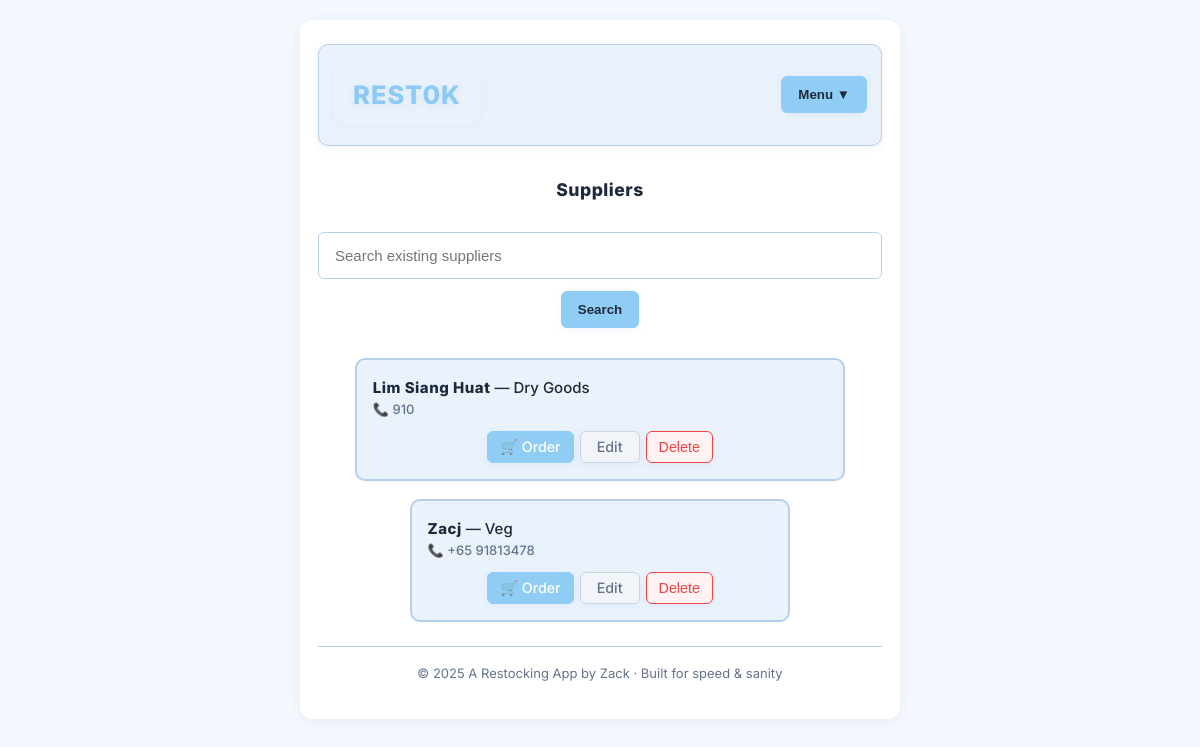
Before: / with the older database file.
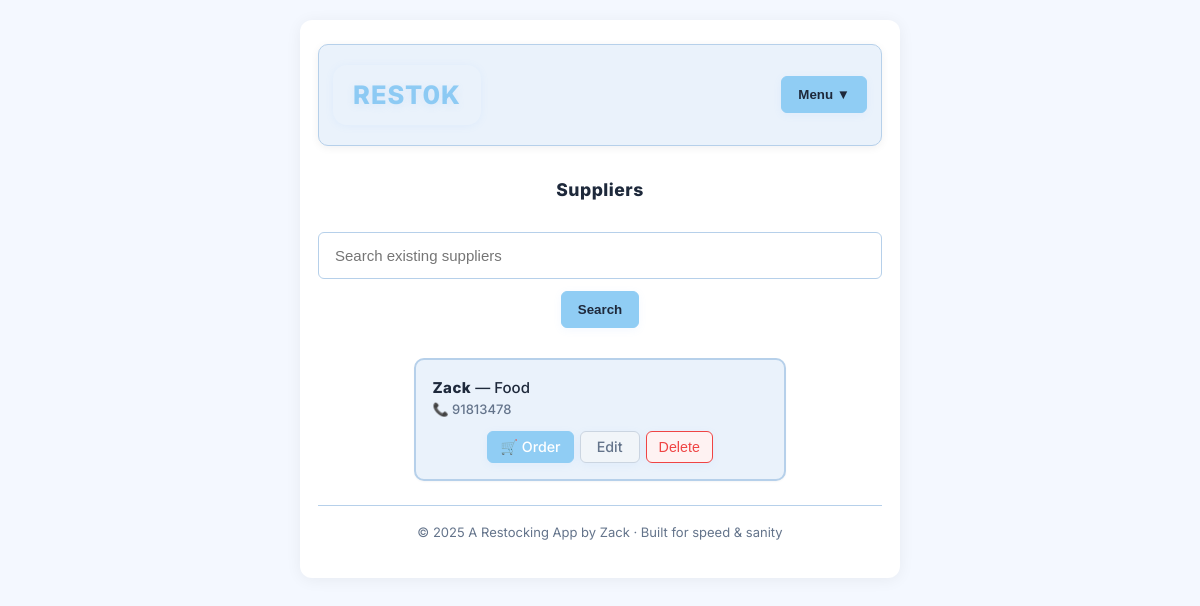
After: the same page with the newer database file.
### models.py (models this page shows)
class Supplier(db.Model):
    __tablename__ = "suppliers"
    id = db.Column(db.Integer, primary_key=True)
    name = db.Column(db.String(100), nullable=False)
    email = db.Column(db.String(100), nullable=True)
    phone = db.Column(db.String(20), nullable=False)
    category = db.Column(db.String(64))
    notes = db.Column(db.Text, nullable=True)
    items = db.relationship("Item", backref="supplier", cascade="all, delete-orphan")

### app.py (the view)
    @app.get("/")
    def suppliers_list():
        q = (request.args.get("q") or "").strip()
        qry = Supplier.query
        if q:
            qry = qry.filter(Supplier.name.ilike(f"%{q}%"))
        suppliers = qry.order_by(Supplier.name.asc()).all()
        return render_template("suppliers_list.html", suppliers=suppliers, q=q)

### templates/suppliers_list.html
{% extends "base.html" %}
{% block content %}
<h3>Suppliers</h3>
<form method="get" class="row" style="margin-bottom: 16px;">
  <input name="q" value="{{ q or '' }}" placeholder="Search existing suppliers" />
  <button class="btn">Search</button>
</form>
<div class="grid" style="gap: 18px;">
  {% for s in suppliers %}
  <div class="card" style="padding: 16px;">
    <div class="row" style="justify-content: space-between; align-items: center;">
      <div>
        <div><strong>{{ s.name }}</strong> — {{ s.category or 'Uncategorized' }}</div>
        {% if s.phone %}<div style="color: var(--muted); font-size: 13px;">📞 {{ s.phone }}</div>{% endif %}
      </div>
      <div class="row" style="gap: 6px; flex-wrap:nowrap;">
        <a href="/suppliers/{{ s.id }}/items" class="supplier-action-btn order-btn">🛒 Order</a>
        <a href="/suppliers/{{ s.id }}/edit" class="supplier-action-btn edit-btn">Edit</a>
        <form method="post" action="/suppliers/{{ s.id }}/delete" style="display:inline;">
          <button type="submit" class="supplier-action-btn delete-btn" onclick="return confirm('Delete this supplier?')">Delete</button>
        </form>
      </div>
    </div>
  </div>
  {% else %}
  <div class="empty card">No suppliers yet.
    <p> Select Add Supplier from the Menu to add new suppliers.</p>
  </div>
  {% endfor %}
</div>
{% endblock %}

Changed rows visible on the page:
removed Supplier: name "Zacj", category "Veg", phone "+65 91813478"
changed Supplier: name "Lim Siang Huat" → "Zack"; category "Dry Goods" → "Food"; phone "910" → "91813478"
